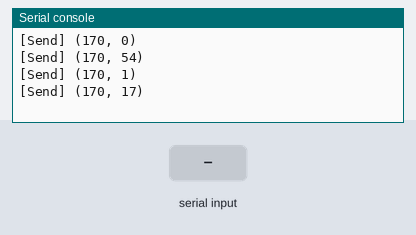
The program below on a simulated Raspberry Pi Pico running MicroPython. Parts: the last lines printed to the serial console. Inputs (shaded band) come from the test bench.

Above: at 5.2 s.
5.3 s: "1" received over the second serial link
At 5.9 s:
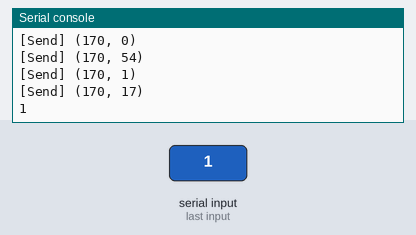
6.8 s: "0" received over the second serial link
At 8.0 s:
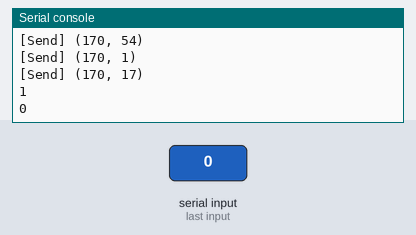
8.3 s: "2" received over the second serial link
At 9.4 s:
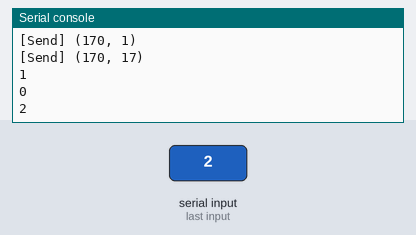
Timing chart, 0 to 11.3 s (numbered marks = the images above; inputs shaded):
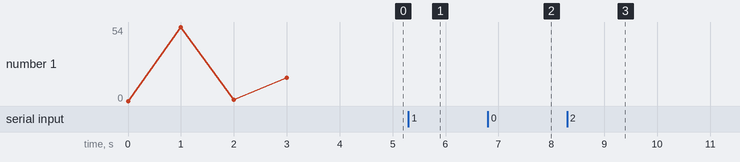

Measured:
- after the input at 5.3 s, the serial console: prints a new line at once (image 1)
- after the input at 6.8 s, the serial console: prints a new line at once (image 2)
- after the input at 8.3 s, the serial console: prints a new line at once (image 3)

The program:

speech_recognition_record_sample.py
```python
from machine import Pin
from speech_recognition import SpeechRecognition

speech = SpeechRecognition(0, rxPin=Pin(17), txPin=Pin(16))

speech.common_mode()
speech.delete(1)
speech.record(1)

while True:
    speech.readData()
```

speech_recognition.py
```python
from machine import Timer, UART, Pin
from utime   import sleep_ms

class SpeechRecognition :
    WAIT = (0xAA, 0x00)
    COMMON_MODE = (0xAA, 0x36)
    COMPACT_MODE = (0xAA, 0x37)
    RECORD1 = (0xAA, 0x11)
    RECORD2 = (0xAA, 0x12)
    RECORD3 = (0xAA, 0x13)
    IMPORT1 = (0xAA, 0x21)
    IMPORT2 = (0xAA, 0x22)
    IMPORT3 = (0xAA, 0x23)
    DELETE1 = (0xAA, 0x01)
    DELETE2 = (0xAA, 0x02)
    DELETE3 = (0xAA, 0x03)
    DELETE_ALL = (0xAA, 0x04)

    def __init__( self,
                  uartBus,
                  txPin: Pin,
                  rxPin: Pin,
                  callback= None) :

        self._uart = UART(uartBus, baudrate = 9600, tx=txPin, rx=rxPin)
        self._timer = Timer()
        self.isCommonMode = True
        self.callback = callback

        self.wait()

    def _tx_data(self, command):
        print("[Send]", command)
        self._uart.write(bytearray(command))
        sleep_ms(1000)

    def _rx_data(self):
        while self._uart.any() :
            if self.isCommonMode:
                c = self._uart.read()
                print(c.decode())
            else:
                c = self._uart.read(1)
                if c == b'\xcc':
                    print("Success")
                elif c == b'\xe0' or c == b'\xe1':
                    print("Error")
                elif c == b'\x11' or c == b'\x12' or c == b'\x13' or c == b'\x14' or c == b'\x15':
                    if self.callback != None:
                        self.callback(int.from_bytes(c, "big") - 6)
                elif c == b'\x21' or c == b'\x22' or c == b'\x23' or c == b'\x24' or c == b'\x25':
                    if self.callback != None:
                        self.callback(int.from_bytes(c, "big") - 6)
                elif c == b'\x31' or c == b'\x32' or c == b'\x33' or c == b'\x34' or c == b'\x35':
                    if self.callback != None:
                        self.callback(int.from_bytes(c, "big") - 6)
                else:
                    print(c)

    def wait(self):
        self._tx_data(SpeechRecognition.WAIT)

    def common_mode(self):
        self.isCommonMode = True
        self._tx_data(SpeechRecognition.COMMON_MODE)

    def compact_mode(self):
        self.isCommonMode = False
        self._tx_data(SpeechRecognition.COMPACT_MODE)

    def record(self, group):
        if group == 1:
            self._tx_data(SpeechRecognition.RECORD1)
        elif group == 2:
            self._tx_data(SpeechRecognition.RECORD2)
        elif group == 3:
            self._tx_data(SpeechRecognition.RECORD3)

    def listen(self, group):
        if group == 1:
            self._tx_data(SpeechRecognition.IMPORT1)
        elif group == 2:
            self._tx_data(SpeechRecognition.IMPORT2)
        elif group == 3:
            self._tx_data(SpeechRecognition.IMPORT3)


    def delete(self, group):
        if group == 1:
            self._tx_data(SpeechRecognition.DELETE1)
        elif group == 2:
            self._tx_data(SpeechRecognition.DELETE2)
        elif group == 3:
            self._tx_data(SpeechRecognition.DELETE3)

    def readData(self):
        self._rx_data()
```
